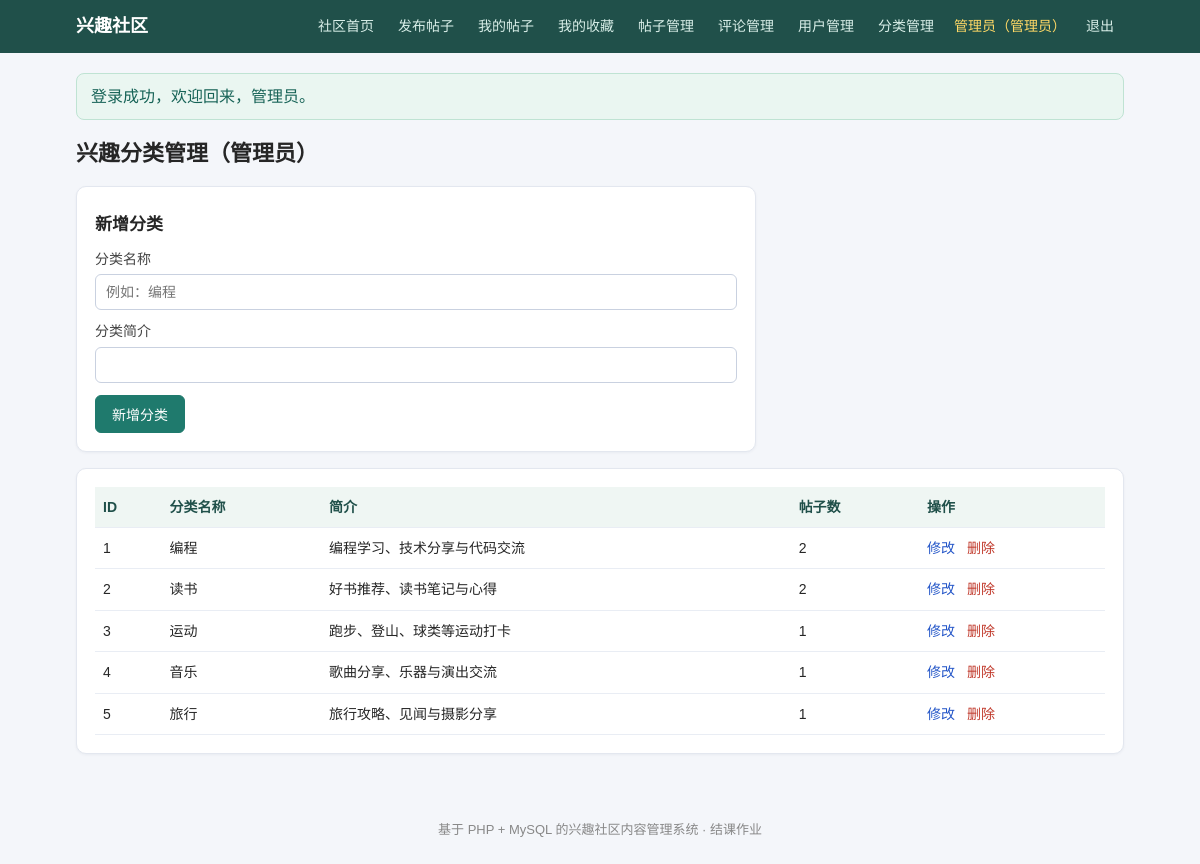
The page /admin_categories.php (signed in) on the database its author committed.
### tables this page shows
CREATE TABLE `category` (
    id        INT AUTO_INCREMENT PRIMARY KEY,
    cate_name VARCHAR(100) NOT NULL,
    intro     VARCHAR(255) NOT NULL DEFAULT ''
);

### admin_categories.php (the view, shortened to what this page needs)
<?php
require 'config.php';
$edit = null;
$categories = $pdo->query('SELECT c.*, (SELECT COUNT(*) FROM `post` WHERE cate_id=c.id) AS post_count FROM `category` c ORDER BY c.id')->fetchAll();
?>
<h1>兴趣分类管理（管理员）</h1>
<div class="card form-card-wide" style="margin:0 0 16px">
  <h2><?= $edit ? '修改分类' : '新增分类' ?></h2>
  <form method="post">
    <label>分类名称</label><input type="text" name="cate_name" required value="<?= e($edit['cate_name'] ?? '') ?>" placeholder="例如：编程">
    <label>分类简介</label><input type="text" name="intro" value="<?= e($edit['intro'] ?? '') ?>">
    <button class="btn btn-primary" type="submit" name="save" style="margin-top:12px"><?= $edit ? '保存修改' : '新增分类' ?></button>
  </form>
</div>
<div class="card">
  <table>
    <tr><th>ID</th><th>分类名称</th><th>简介</th><th>帖子数</th><th>操作</th></tr>
    <?php foreach ($categories as $c): ?>
    <tr>
      <td><?= (int)$c['id'] ?></td><td><?= e($c['cate_name']) ?></td><td><?= e($c['intro']) ?></td><td><?= (int)$c['post_count'] ?></td>
      <td><a href="admin_categories.php?edit=<?= (int)$c['id'] ?>">修改</a>
        <form class="del-form" method="post" data-confirm="确定要删除这个分类吗？"><input type="hidden" name="delete_id" value="<?= (int)$c['id'] ?>"><button class="link-btn" type="submit">删除</button></form>
      </td>
    </tr>
    <?php endforeach; ?>
  </table>
</div>

### assets/style.css (style rules this page uses)
* { box-sizing: border-box; }
body { margin:0; font-family:"Microsoft YaHei","PingFang SC",Arial,sans-serif; background:#f4f6fa; color:#262626; line-height:1.6; }
a { color:#2456c8; text-decoration:none; }
h1 { font-size:22px; margin:8px 0 14px; }
h2 { font-size:17px; margin:6px 0 10px; }
.card { background:#fff; border:1px solid #e3e7ef; border-radius:10px; padding:18px; margin-bottom:16px; box-shadow:0 1px 3px rgba(20,40,80,.05); }
.form-card-wide { max-width:680px; }
label { display:block; margin:10px 0 4px; font-size:14px; color:#444; }
input[type="text"], input[type="password"], select, textarea { width:100%; padding:9px 10px; border:1px solid #c9d1e0; border-radius:6px; font-size:14px; font-family:inherit; background:#fff; }
.btn { display:inline-block; padding:8px 16px; border:1px solid #c9d1e0; border-radius:6px; background:#fff; color:#262626; font-size:14px; cursor:pointer; font-family:inherit; }
.btn-primary { background:#1f7a6d; border-color:#1f7a6d; color:#fff; }
table { width:100%; border-collapse:collapse; font-size:14px; }
th, td { border-bottom:1px solid #e9edf4; padding:9px 8px; text-align:left; vertical-align:top; }
th { background:#eff6f3; color:#20504a; }
.del-form { display:inline; margin-left:8px; }
.link-btn { background:none; border:none; color:#c0392b; cursor:pointer; font-size:14px; padding:0; font-family:inherit; }

### rows shown on the page
category: id "1", cate_name "编程", intro "编程学习、技术分享与代码交流", post_count "2"
category: id "2", cate_name "读书", intro "好书推荐、读书笔记与心得", post_count "2"
category: id "3", cate_name "运动", intro "跑步、登山、球类等运动打卡", post_count "1"
category: id "4", cate_name "音乐", intro "歌曲分享、乐器与演出交流", post_count "1"
category: id "5", cate_name "旅行", intro "旅行攻略、见闻与摄影分享", post_count "1"

### other values the page prints
$_SESSION['nickname'] ?: $_SESSION['username'] "管理员"
$_SESSION['flash'] "登录成功，欢迎回来，管理员。"
